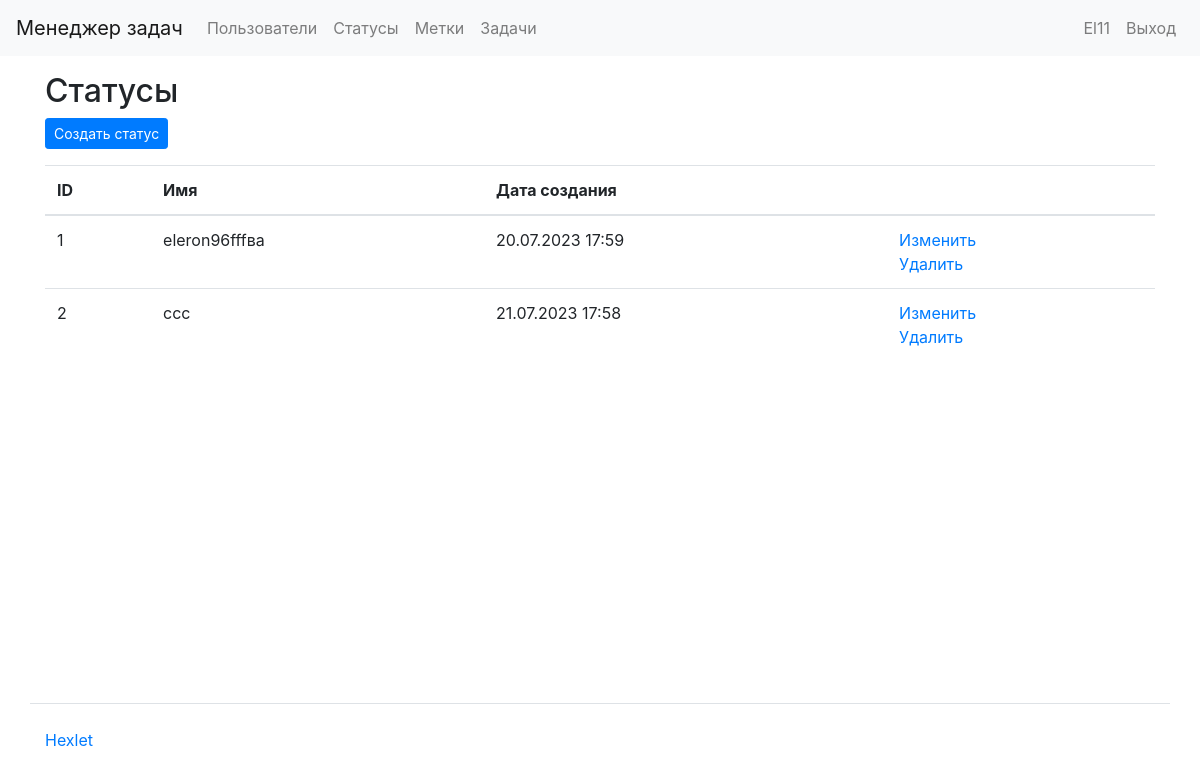
/statuses/ (signed in), run on an earlier commit of the app's database.
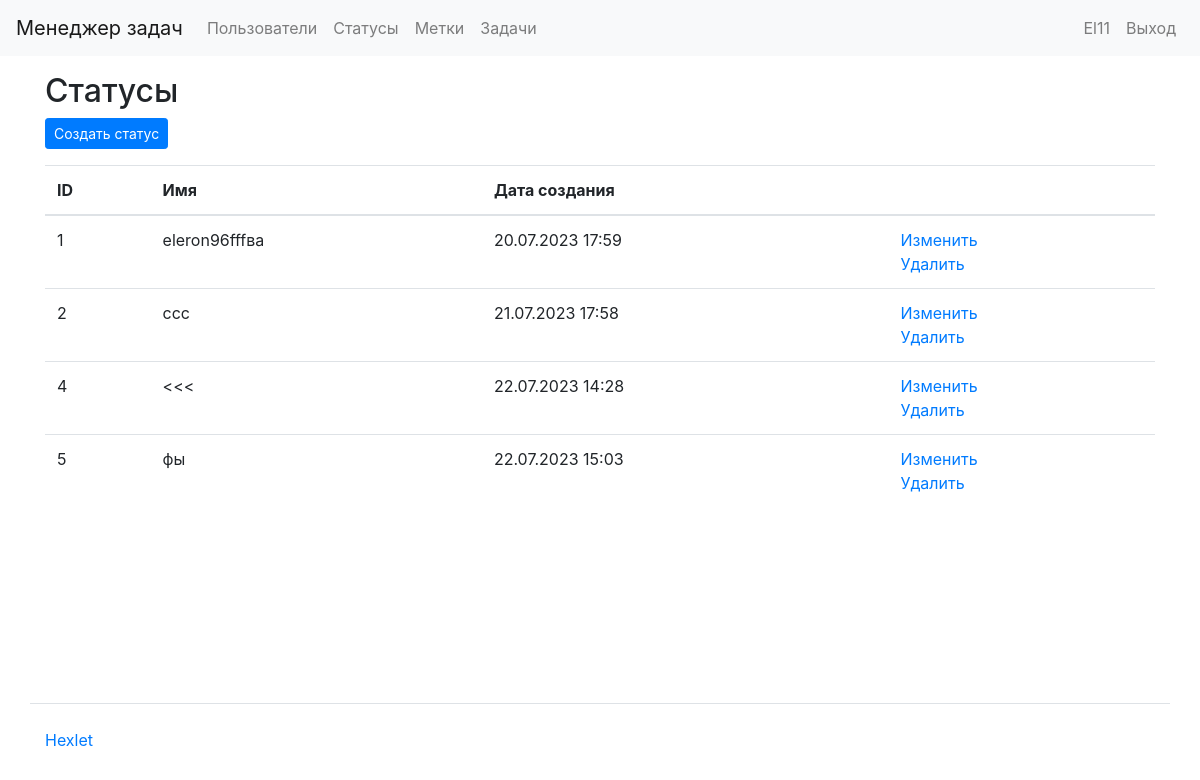
And on a later commit of the database.
### task_manager/status/models.py (models this page shows, shortened)
class Status(models.Model):
    name = models.CharField(verbose_name=gettext_lazy('Name'), max_length=100)
    created_date = models.DateTimeField(auto_now_add=True)
    class Meta:
        app_label = 'status'

### task_manager/status/views.py (the view)
# urls.py: path('statuses/', status_task, name='status_task'),
@login_required
def status_task(request):
    statuses = Status.objects.all()
    return render(request, 'status/status_task.html', {'statuses': statuses})

### task_manager/templates/status/status_task.html (shortened to what this page needs)
{% extends "base.html" %}
{% load i18n %}
{% block content %}
  <h2>{% trans "Statuses" %}</h2>
  <div class="mb-3">
    <a href="{% url 'create_status' %}" class="btn btn-primary btn-sm">{% trans "Create status" %}</a>
  </div>
  <table class="table">
    <thead>
      <tr>
        <th scope="col">{% trans "id" %}</th>
        <th scope="col">{% trans "Name" %}</th>
        <th scope="col">{% trans "Creation date" %}</th>
        <th scope="col"></th>
      </tr>
    </thead>
    <tbody>
      {% for status in statuses %}
      <tr>
        <td>{{ status.id }}</td>
        <td>{{ status.name }}</td>
        <td>{{ status.created_date|date:"d.m.Y H:i"  }}</td>
        <td>
          <a href="{% url 'edit_status' status.id %}">{% trans "Edit" %}</a>
          <br>
          <a href="{% url 'delete_status' status.id %}">{% trans "Delete" %}</a>
        </td>
      </tr>
      {% endfor %}
    </tbody>
  </table>
{% endblock %}

What changed in the data, as far as the page shows it:
added Status: id "4", name "<<<", created_date "22.07.2023 14:28"
added Status: id "5", name "фы", created_date "22.07.2023 15:03"
